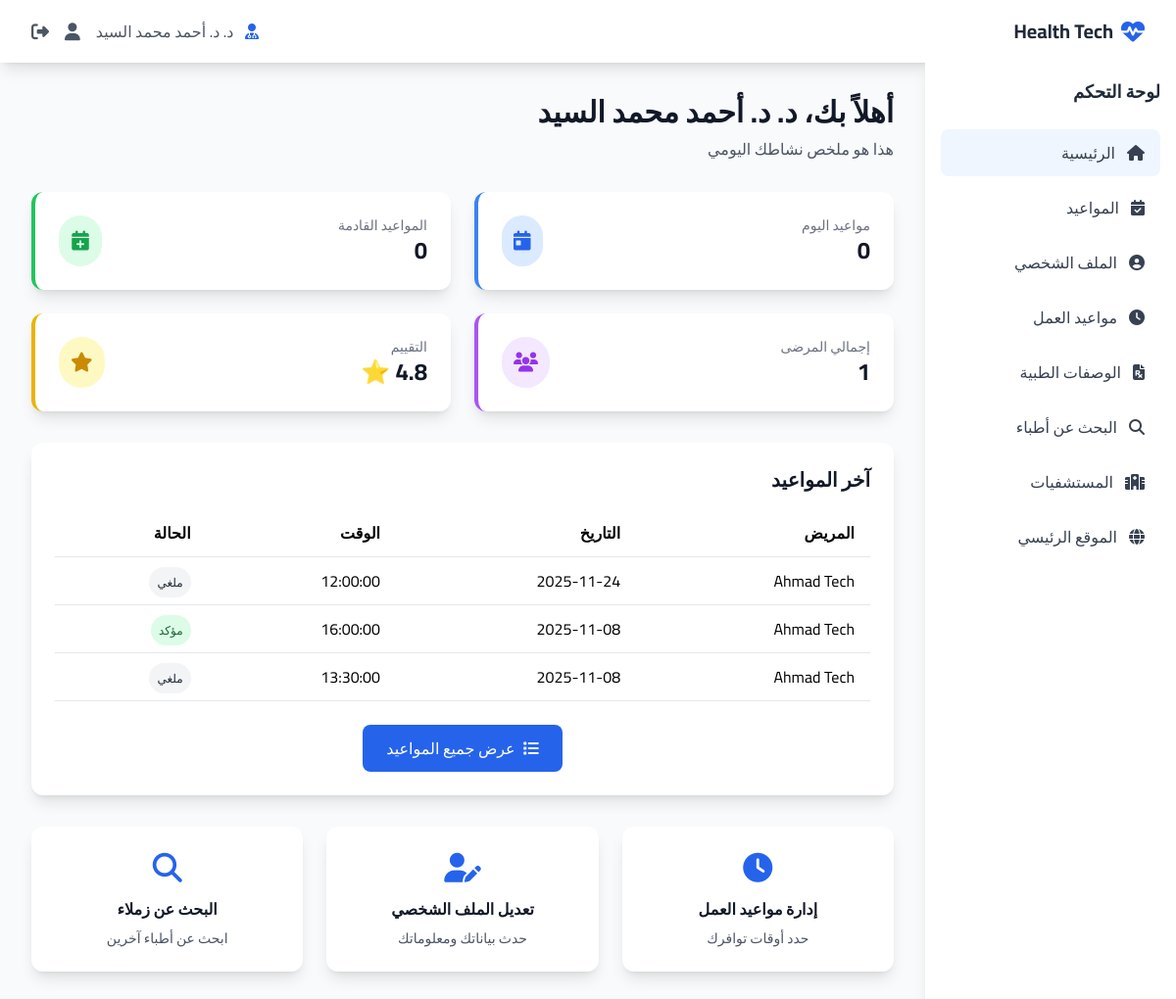
The page /doctor/index.php (signed in) on the database its author committed.
### tables this page shows
CREATE TABLE `doctors` (
  `id` int(11) NOT NULL,
  `full_name` varchar(100) NOT NULL,
  `specialty_id` int(11) DEFAULT NULL,
  `clinic_id` int(11) DEFAULT NULL,
  `hospital_id` int(11) DEFAULT NULL,
  `department_id` int(11) DEFAULT NULL,
  `phone` varchar(20) DEFAULT NULL,
  `email` varchar(100) DEFAULT NULL,
  `experience_years` int(11) DEFAULT NULL,
  `education` text DEFAULT NULL,
  `image` varchar(200) DEFAULT NULL,
  `rating` decimal(3,2) DEFAULT 0.00,
  `is_active` tinyint(1) DEFAULT 1,
  `consultation_fee` decimal(10,2) DEFAULT 0.00,
  `bio` text DEFAULT NULL,
  `created_at` timestamp NOT NULL DEFAULT current_timestamp(),
  `user_id` int(11) NOT NULL,
  `calculated_rating` decimal(3,2) DEFAULT 0.00 COMMENT 'Calculated average rating',
  `total_ratings` int(11) DEFAULT 0 COMMENT 'Total number of ratings'
);

CREATE TABLE `appointments` (
  `id` int(11) NOT NULL,
  `user_id` int(11) NOT NULL,
  `patient_id` int(11) DEFAULT NULL,
  `doctor_id` int(11) NOT NULL,
  `clinic_id` int(11) NOT NULL,
  `appointment_date` date NOT NULL,
  `appointment_time` time NOT NULL,
  `appointment_type` varchar(50) DEFAULT 'استشارة عامة',
  `appointment_datetime` datetime DEFAULT NULL,
  `status` enum('pending','confirmed','completed','cancelled') DEFAULT 'pending',
  `notes` text DEFAULT NULL,
  `created_at` timestamp NOT NULL DEFAULT current_timestamp(),
  `updated_at` timestamp NOT NULL DEFAULT current_timestamp() ON UPDATE current_timestamp()
);

CREATE TABLE `users` (
  `id` int(11) NOT NULL,
  `username` varchar(50) NOT NULL,
  `email` varchar(100) NOT NULL,
  `password` varchar(255) NOT NULL,
  `is_active` tinyint(1) DEFAULT 1,
  `full_name` varchar(100) NOT NULL,
  `name` varchar(100) DEFAULT NULL,
  `phone` varchar(20) DEFAULT NULL,
  `specialty` varchar(100) DEFAULT 'طب عام',
  `oncall_status` enum('available','unavailable') DEFAULT 'available',
  `profile_image` varchar(255) DEFAULT NULL,
  `date_of_birth` date DEFAULT NULL,
  `gender` enum('male','female') NOT NULL,
  `role` enum('patient','doctor','hospital','admin') DEFAULT 'patient',
  `city_id` int(11) DEFAULT NULL,
  `insurance_provider` varchar(100) DEFAULT NULL,
  `insurance_number` varchar(50) DEFAULT NULL,
  `created_at` timestamp NOT NULL DEFAULT current_timestamp(),
  `updated_at` timestamp NOT NULL DEFAULT current_timestamp() ON UPDATE current_timestamp(),
  `user_type` varchar(50) NOT NULL DEFAULT 'user',
  `verification_code` varchar(6) DEFAULT NULL,
  `is_verified` tinyint(1) DEFAULT 0
);

### doctor/index.php (the view, shortened to what this page needs)
<?php
$db = new Database();
$conn = $db->getConnection();
$user_id = $_SESSION['user_id'];
$doctor_name = $_SESSION['user_name'] ?? 'Doctor';
$doctor_id = null;
try {
    $stmt = $conn->prepare("SELECT * FROM doctors WHERE user_id = ?");
    $stmt->execute([$user_id]);
    $doctor_info = $stmt->fetch(PDO::FETCH_ASSOC);
    if ($doctor_info) {
        $doctor_name = $doctor_info['full_name'];
        $doctor_id = $doctor_info['id'];
    }
} catch (PDOException $e) {
    error_log("Doctor info error: " . $e->getMessage());
}
try {
    $stmt = $conn->prepare("SELECT COUNT(*) as count FROM appointments WHERE doctor_id = ? AND DATE(appointment_date) = CURDATE()");
    $stmt->execute([$doctor_id]);
    $today_appointments = $stmt->fetch()['count'];
} catch (PDOException $e) {
    $today_appointments = 0;
}
try {
    $stmt = $conn->prepare("SELECT COUNT(*) as count FROM appointments WHERE doctor_id = ? AND appointment_date > CURDATE() AND status = 'confirmed'");
    $stmt->execute([$doctor_id]);
    $upcoming_count = $stmt->fetch()['count'];
} catch (PDOException $e) {
    $upcoming_count = 0;
}
try {
    $stmt = $conn->prepare("SELECT COUNT(DISTINCT user_id) as count FROM appointments WHERE doctor_id = ?");
    $stmt->execute([$doctor_id]);
    $total_patients = $stmt->fetch()['count'];
} catch (PDOException $e) {
    $total_patients = 0;
}
try {
    $stmt = $conn->prepare("
        SELECT a.*, u.full_name as patient_name
        FROM appointments a
        LEFT JOIN users u ON a.user_id = u.id
        WHERE a.doctor_id = ?
        ORDER BY a.appointment_date DESC, a.appointment_time DESC
        LIMIT 5
    ");
    $stmt->execute([$doctor_id]);
    $recent_appointments = $stmt->fetchAll(PDO::FETCH_ASSOC);
} catch (PDOException $e) {
    $recent_appointments = [];
}
?>
<!DOCTYPE html>
<html lang="ar" dir="rtl">
<head>
    <script src="https://cdn.tailwindcss.com"></script>
    <link rel="stylesheet" href="https://cdnjs.cloudflare.com/ajax/libs/font-awesome/6.4.0/css/all.min.css">
</head>
<body class="bg-gray-50">
    <nav class="bg-white shadow-lg sticky top-0 z-50">
        <div class="max-w-7xl mx-auto px-4 sm:px-6 lg:px-8">
            <div class="flex justify-between h-16">
                <div class="flex items-center">
                    <a href="../index.php" class="flex items-center">
                        <i class="fas fa-heartbeat text-blue-600 text-2xl ml-2"></i>
                        <span class="text-xl font-bold text-gray-800">Health Tech</span>
                    </a>
                </div>
                <div class="flex items-center space-x-4 space-x-reverse">
                    <span class="text-gray-600">
                        <i class="fas fa-user-md text-blue-600 ml-2"></i>
                        د. <?php echo htmlspecialchars($doctor_name); ?>
                    </span>
                    <a href="../profile.php" class="text-gray-600 hover:text-blue-600 transition-colors">
                        <i class="fas fa-user text-lg"></i>
                    </a>
                    <a href="../logout.php" class="text-gray-600 hover:text-red-600 transition-colors">
                        <i class="fas fa-sign-out-alt text-lg"></i>
                    </a>
                </div>
            </div>
        </div>
    </nav>
    <div class="flex">
        <aside id="doctorSidebar" class="fixed inset-y-0 right-0 w-72 bg-white shadow-xl transform translate-x-full transition-transform duration-300 ease-in-out z-50 md:static md:translate-x-0 md:w-64 md:shadow-lg min-h-screen">
            <div class="p-4">
                <h3 class="text-lg font-bold text-gray-800 mb-6">لوحة التحكم</h3>
                <nav class="space-y-2">
                    <a href="index.php"
                        class="flex items-center px-4 py-3 text-gray-700 bg-blue-50 rounded-lg hover:bg-blue-100 transition-colors">
                        <i class="fas fa-home ml-3"></i>
                        الرئيسية
                    </a>
                    <a href="appointments.php"
                        class="flex items-center px-4 py-3 text-gray-700 rounded-lg hover:bg-gray-100 transition-colors">
                        <i class="fas fa-calendar-check ml-3"></i>
                        المواعيد
                    </a>
                    <a href="profile.php"
                        class="flex items-center px-4 py-3 text-gray-700 rounded-lg hover:bg-gray-100 transition-colors">
                        <i class="fas fa-user-circle ml-3"></i>
                        الملف الشخصي
                    </a>
                    <a href="availability.php"
                        class="flex items-center px-4 py-3 text-gray-700 rounded-lg hover:bg-gray-100 transition-colors">
                        <i class="fas fa-clock ml-3"></i>
                        مواعيد العمل
                    </a>
                    <a href="prescriptions.php"
                        class="flex items-center px-4 py-3 text-gray-700 rounded-lg hover:bg-gray-100 transition-colors">
                        <i class="fas fa-file-prescription ml-3"></i>
                        الوصفات الطبية
                    </a>
                    <a href="../search.php"
                        class="flex items-center px-4 py-3 text-gray-700 rounded-lg hover:bg-gray-100 transition-colors">
                        <i class="fas fa-search ml-3"></i>
                        البحث عن أطباء
                    </a>
                    <a href="../hospitals.php"
                        class="flex items-center px-4 py-3 text-gray-700 rounded-lg hover:bg-gray-100 transition-colors">
                        <i class="fas fa-hospital ml-3"></i>
                        المستشفيات
                    </a>
                    <a href="../index.php"
                        class="flex items-center px-4 py-3 text-gray-700 rounded-lg hover:bg-gray-100 transition-colors">
                        <i class="fas fa-globe ml-3"></i>
                        الموقع الرئيسي
                    </a>
                </nav>
            </div>
        </aside>
        <main class="flex-1 p-4 sm:p-6 lg:p-8">
            <div class="mb-8">
                <h1 class="text-3xl font-bold text-gray-900">أهلاً بك، د. <?php echo htmlspecialchars($doctor_name); ?>
                </h1>
                <p class="text-gray-600 mt-2">هذا هو ملخص نشاطك اليومي</p>
            </div>
            <div class="grid grid-cols-1 sm:grid-cols-2 xl:grid-cols-4 gap-4 sm:gap-6 mb-8">
                <div class="bg-white rounded-xl shadow-lg p-4 sm:p-6 border-l-4 border-blue-500">
                    <div class="flex items-center justify-between">
                        <div>
                            <p class="text-gray-500 text-sm">مواعيد اليوم</p>
                            <p class="text-2xl font-bold text-gray-900"><?php echo $today_appointments; ?></p>
                        </div>
                        <div class="bg-blue-100 p-3 rounded-full">
                            <i class="fas fa-calendar-day text-blue-600 text-xl"></i>
                        </div>
                    </div>
                </div>
                <div class="bg-white rounded-xl shadow-lg p-4 sm:p-6 border-l-4 border-green-500">
                    <div class="flex items-center justify-between">
                        <div>
                            <p class="text-gray-500 text-sm">المواعيد القادمة</p>
                            <p class="text-2xl font-bold text-gray-900"><?php echo $upcoming_count; ?></p>
                        </div>
                        <div class="bg-green-100 p-3 rounded-full">
                            <i class="fas fa-calendar-plus text-green-600 text-xl"></i>
                        </div>
                    </div>
                </div>
                <div class="bg-white rounded-xl shadow-lg p-4 sm:p-6 border-l-4 border-purple-500">
                    <div class="flex items-center justify-between">
                        <div>
                            <p class="text-gray-500 text-sm">إجمالي المرضى</p>
                            <p class="text-2xl font-bold text-gray-900"><?php echo $total_patients; ?></p>
                        </div>
                        <div class="bg-purple-100 p-3 rounded-full">
                            <i class="fas fa-users text-purple-600 text-xl"></i>
                        </div>
                    </div>
                </div>
                <div class="bg-white rounded-xl shadow-lg p-4 sm:p-6 border-l-4 border-yellow-500">
                    <div class="flex items-center justify-between">
                        <div>
                            <p class="text-gray-500 text-sm">التقييم</p>
                            <p class="text-2xl font-bold text-gray-900">
                                <?php echo $doctor_info ? number_format($doctor_info['rating'], 1) : '0.0'; ?> ⭐
                            </p>
                        </div>
                        <div class="bg-yellow-100 p-3 rounded-full">
                            <i class="fas fa-star text-yellow-600 text-xl"></i>
                        </div>
                    </div>
                </div>
            </div>
            <div class="bg-white rounded-xl shadow-lg p-6">
                <h2 class="text-xl font-bold text-gray-900 mb-4">آخر المواعيد</h2>
                <?php if (!empty($recent_appointments)): ?>
                    <div class="overflow-x-auto">
                        <table class="w-full">
                            <thead>
                                <tr class="border-b">
                                    <th class="text-right py-3 px-4">المريض</th>
                                    <th class="text-right py-3 px-4">التاريخ</th>
                                    <th class="text-right py-3 px-4">الوقت</th>
                                    <th class="text-right py-3 px-4">الحالة</th>
                                </tr>
                            </thead>
                            <tbody>
                                <?php foreach ($recent_appointments as $appointment): ?>
                                    <tr class="border-b hover:bg-gray-50">
                                        <td class="py-3 px-4">
                                            <?php echo htmlspecialchars($appointment['patient_name'] ?? 'غير محدد'); ?>
                                        </td>
                                        <td class="py-3 px-4"><?php echo $appointment['appointment_date']; ?></td>
                                        <td class="py-3 px-4"><?php echo $appointment['appointment_time']; ?></td>
                                        <td class="py-3 px-4">
                                            <span
                                                class="px-2 py-1 text-xs rounded-full <?php echo $appointment['status'] == 'confirmed' ? 'bg-green-100 text-green-800' : 'bg-gray-100 text-gray-800'; ?>">
                                                <?php echo $appointment['status'] == 'confirmed' ? 'مؤكد' : 'ملغي'; ?>
                                            </span>
                                        </td>
                                    </tr>
                                <?php endforeach; ?>
                            </tbody>
                        </table>
                    </div>
                <?php endif; ?>
                <div class="mt-6 text-center">
                    <a href="appointments.php"
                        class="inline-flex items-center px-6 py-3 bg-blue-600 text-white rounded-lg hover:bg-blue-700 transition-colors">
                        <i class="fas fa-list ml-2"></i>
                        عرض جميع المواعيد
                    </a>
                </div>
            </div>
            <div class="grid grid-cols-1 sm:grid-cols-2 lg:grid-cols-3 gap-4 sm:gap-6 mt-8">
                <a href="availability.php"
                    class="bg-white rounded-xl shadow-lg p-4 sm:p-6 hover:shadow-xl transition-shadow text-center">
                    <i class="fas fa-clock text-blue-600 text-3xl mb-3"></i>
                    <h3 class="font-semibold text-gray-900">إدارة مواعيد العمل</h3>
                    <p class="text-gray-600 text-sm mt-2">حدد أوقات توافرك</p>
                </a>
                <a href="profile.php"
                    class="bg-white rounded-xl shadow-lg p-4 sm:p-6 hover:shadow-xl transition-shadow text-center">
                    <i class="fas fa-user-edit text-blue-600 text-3xl mb-3"></i>
                    <h3 class="font-semibold text-gray-900">تعديل الملف الشخصي</h3>
                    <p class="text-gray-600 text-sm mt-2">حدث بياناتك ومعلوماتك</p>
                </a>
                <a href="../search.php"
                    class="bg-white rounded-xl shadow-lg p-4 sm:p-6 hover:shadow-xl transition-shadow text-center">
                    <i class="fas fa-search text-blue-600 text-3xl mb-3"></i>
                    <h3 class="font-semibold text-gray-900">البحث عن زملاء</h3>
                    <p class="text-gray-600 text-sm mt-2">ابحث عن أطباء آخرين</p>
                </a>
            </div>
        </main>
    </div>
</body>
</html>

### doctor/index.php (style rules this page uses)
body { font-family: 'Cairo', sans-serif; }

### rows shown on the page
doctors: full_name "د. أحمد محمد السيد", rating "4.8"
appointments: user.full_name "Ahmad Tech", appointment_date "2025-11-24", appointment_time "12:00:00", status "ملغي"
appointments: user.full_name "Ahmad Tech", appointment_date "2025-11-08", appointment_time "16:00:00", status "مؤكد"
appointments: user.full_name "Ahmad Tech", appointment_date "2025-11-08", appointment_time "13:30:00", status "ملغي"

### other values the page prints
$today_appointments "0"
$upcoming_count "0"
$total_patients "1"
